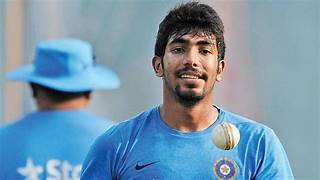
#> input picture UI/Images/Jasprit.jpeg, 320 x 180 px; its folder holds only this picture in this run
$ python -i utils.py   (imports and definitions only)
#> lines starting #> are read from the running program, lines starting #| are printed output that depends on the picture
import joblib
import json
import numpy as np
import base64
import cv2
from wavelet import w2d

__class_name_to_number = {}
__class_number_to_name = {}

__model = None

def classify_image(image_base64_data, file_path=None):

    imgs = get_cropped_image_if_2_eyes(file_path, image_base64_data)
    result = []
    for img in imgs:
        scalled_raw_img = cv2.resize(img, (32, 32))
        img_har = w2d(img, 'db1', 5)
        scalled_img_har = cv2.resize(img_har, (32, 32))
        combined_img = np.vstack((scalled_raw_img.reshape(32 * 32 * 3, 1), scalled_img_har.reshape(32 * 32, 1)))

        len_image_array = 32*32*3 + 32*32

        final = combined_img.reshape(1,len_image_array).astype(float)
        result.append({
            'class': class_number_to_name(__model.predict(final)[0]),
            'class_probability': np.around(__model.predict_proba(final)*100,2).tolist()[0],
            'class_dictionary': __class_name_to_number
        })
    return result

def class_number_to_name(class_num):
    return __class_number_to_name[class_num]

def load_saved_artifacts():
    print("loading saved artifacts...start")
    global __class_name_to_number
    global __class_number_to_name

    with open("./artifacts/class_dictionary.json", "r") as f:
        __class_name_to_number = json.load(f)
        __class_number_to_name = {v:k for k,v in __class_name_to_number.items()}

    global __model
    if __model is None:
        with open(r'C:\Users\ASUS\Desktop\Persona classify\saved_model1.pkl', 'rb') as f:
            __model = joblib.load(f)
    print("loading saved artifacts...done")


def get_cv2_image_from_base64_string(b64str):
    '''
    credit: https://stackoverflow.com/questions/33754935/read-a-base-64-encoded-image-from-memory-using-opencv-python-library
    :param uri:
    :return:
    '''
    encoded_data = b64str.split(',')[1]
    nparr = np.frombuffer(base64.b64decode(encoded_data), np.uint8)
    img = cv2.imdecode(nparr, cv2.IMREAD_COLOR)
    return img

def get_cropped_image_if_2_eyes(image_path, image_base64_data):
    face_cascade = cv2.CascadeClassifier(r'C:\Users\ASUS\Desktop\Persona classify\haarcascade\haarcascade_frontalface_default.xml')
    eye_cascade = cv2.CascadeClassifier(r'C:\Users\ASUS\Desktop\Persona classify\haarcascade\haarcascade_eye.xml')

    if image_path:
        img = cv2.imread(image_path)
    else:
        img = get_cv2_image_from_base64_string(image_base64_data)

    gray = cv2.cvtColor(img, cv2.COLOR_BGR2GRAY)
    faces = face_cascade.detectMultiScale(gray, 1.3, 5)
   # print(faces)
    cropped_faces = []
    for (x,y,w,h) in faces:
            roi_gray = gray[y:y+h, x:x+w]
            roi_color = img[y:y+h, x:x+w]
            eyes = eye_cascade.detectMultiScale(roi_gray)
            #print(eyes)
            if len(eyes) >= 1:
                cropped_faces.append(roi_color)
    return cropped_faces

def get_b64_test_image_for_virat():
    with open("b64.txt") as f:
        return f.read()

# [13 lines of commented-out code are left out]

>>> import cv2
>>> picture = cv2.imread('UI/Images/Jasprit.jpeg', cv2.IMREAD_GRAYSCALE)
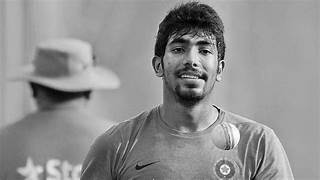
#> picture: shape (180, 320); min 0, max 255, mean 144.8
#> (the run stopped early here; a loop or call above may not have finished)

$ run again, on UI/Images/MS DHONI.jpeg
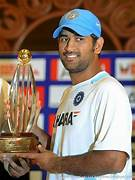
#> input picture UI/Images/MS DHONI.jpeg, 135 x 180 px
#> `picture = cv2.imread('UI/Images/Jasprit.jpeg', cv2.IMREAD_GRAYSCALE)`:
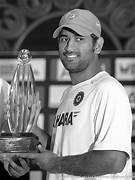
#> picture: shape (180, 135); min 0, max 255, mean 124.2

$ run again, on UI/Images/Rohit sharma.jpeg
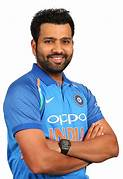
#> input picture UI/Images/Rohit sharma.jpeg, 123 x 179 px
#> `picture = cv2.imread('UI/Images/Jasprit.jpeg', cv2.IMREAD_GRAYSCALE)`:
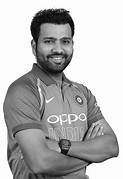
#> picture: shape (179, 123); min 0, max 255, mean 180.1

$ run again, on UI/Images/Sachin.jpeg
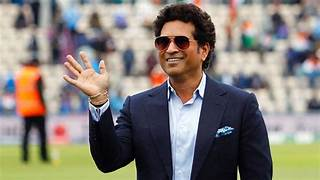
#> input picture UI/Images/Sachin.jpeg, 320 x 180 px
#> `picture = cv2.imread('UI/Images/Jasprit.jpeg', cv2.IMREAD_GRAYSCALE)`:
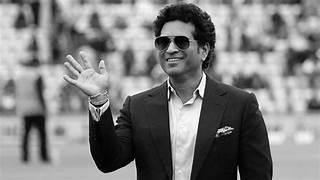
#> picture: shape (180, 320); min 0, max 255, mean 128.1
